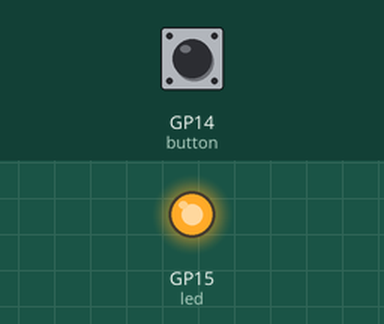
Recording of a program running on a simulated Raspberry Pi Pico running MicroPython. Parts: output pins drawn as LEDs (lit = HIGH). Inputs (shaded band) come from the test bench; at power-on: GP14 (button) HIGH. Random numbers come from a fixed seed; what the program prints to the serial console is not drawn.

Above: at 0.1 s.
At 7.0 s:
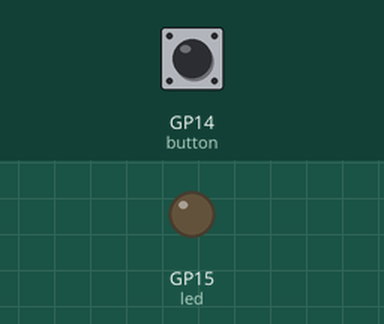
7.1 s: GP14 (button) pulled LOW for 0.15 s
Timing chart, 0 to 10.1 s (numbered marks = the images above; inputs shaded):
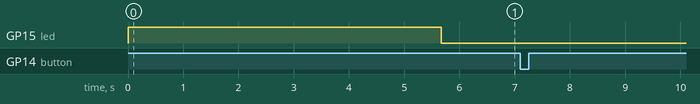

The program:

Reaction_Game.py
```python
import machine
import time
import random

button_pressed = False
led = machine.Pin(15, machine.Pin.OUT)
button = machine.Pin(14, machine.Pin.IN, machine.Pin.PULL_UP)

def btn_handler(pin):
    global button_pressed
    if not button_pressed:
        button_pressed = True
        print(pin)

led.value(1)
time.sleep(random.uniform(5, 10))
led.value(0)
button.irq(trigger=machine.Pin.IRQ_FALLING, handler=btn_handler)
```

Measured:
- after the input at 7.1 s, every drawn part: stays the same
